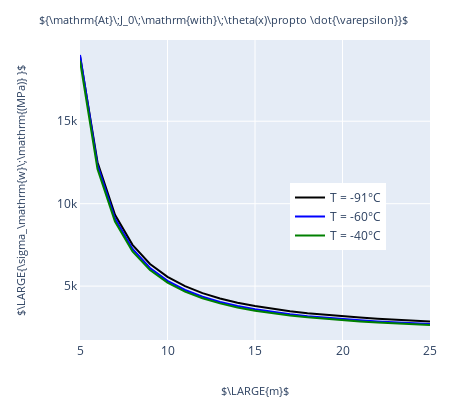

Notebook code for this chart:
### Code cell
# plot

# lambda_vals = [1000, 1.4, 0.4, 0.1]
my_cols = ['black', 'blue', 'green', 'red']

data = []
lines = ['solid','dash', 'dot', '5, 10, 2, 2']

title = r'${\mathrm{At}\;J_0\;\mathrm{with}\;\theta(x)\propto \dot{\varepsilon}}$'
ylab = r'$\LARGE{\sigma_\mathrm{w}\;\mathrm{(MPa)} }$'

for ri, sw_r in enumerate(glob_sw_all_corr):
#     if ri != 0:
        x_plot = []
        y_plot = []
        for mi, sw in enumerate(sw_r):
            x_plot.append(m_vals[mi])
            y_plot.append(sw[gdata_all[ri]['j0_idx'] - np.array(skipped_lines_all[ri])] )
        y_plot_upper = list(1.12 * np.array(y_plot))
        y_plot_lower = list(0.88 * np.array(y_plot))
        y_plot_lower = y_plot_lower[::-1]
        data.append({
                'x': x_plot,
                'y': y_plot,
                'name': r'T = ' + str(temps[ri]) + r'°C',
                'line': {'dash': lines[0], 'color': my_cols[ri], 'width': 2},
                 'mode': 'lines',
            })     

layout = {
    'width': 450,
    'height': 420,
    'xaxis': {
#         'range': [-0.1, 1.1],
        'zeroline': False,
        'showline': True,
        'mirror': 'all',
#         'title': r'$m$',
        'titlefont':{'size': 13}
    },
    'yaxis': {
        'zeroline': False,
        'showline': True,
        'mirror': 'all',
#         'title': '$\sigma_\mathrm{w}/\sigma_\mathrm{f} $ ',
        'titlefont':{'size': 13},

    },
    'annotations':[
    {
        'text':  r'$\LARGE{m}$',
        'x': 0.5,
        'y': -0.2,
        'xref': 'paper',
        'yref': 'paper',
        'showarrow': False,
        'font': {'size': 11},
    },
        {
        'text':  ylab,
        'x': -0.2,
        'y': 0.5,
        'xref': 'paper',
        'yref': 'paper',
        'showarrow': False,
        'font': {'size': 11},
        'textangle': -90
    },
        {
        'text':  title,
        'x': 0.41,
        'y': 1.1,
        'xref': 'paper',
        'yref': 'paper',
        'showarrow': False,
        'font': {'size': 11},
    },
    ],
    'legend':{
        'x': 0.6,
        'y': 0.3,
    },
     'margin': {
                'l': 80,
                'r': 20,
                'b': 80,
                't': 40,
#                 'pad': 1
     },

}
layout['xaxis']['range'] = [5, 25]
layout['showlegend'] = True
f = go.FigureWidget(data,layout)
py.iplot(f)
# pio.write_image(f, 'images/fig9.svg',width=450, height=400,)

### Figure 1 — Plotly figure (JSON) as saved in the notebook; plotly's stock layout.template omitted (floating-point values rounded to 4 significant figures)
{"data": [{"line": {"color": "black", "dash": "solid", "width": 2}, "mode": "lines", "name": "T = -91°C", "type": "scatter", "uid": "c4f306ad-c9b1-4fef-9648-aa4d0efc1ef6", "x": [5, 6, 7, 8, 9, 10, 11, 12, 13, 14, 15, 16, 17, 18, 19, 20, 21, 22, 23, 24, 25], "y": [18950.0, 12510.0, 9328.0, 7502.0, 6345.0, 5559.0, 4995.0, 4575.0, 4251.0, 3996.0, 3789.0, 3619.0, 3478.0, 3358.0, 3256.0, 3167.0, 3090.0, 3022.0, 2963.0, 2909.0, 2862.0]}, {"line": {"color": "blue", "dash": "solid", "width": 2}, "mode": "lines", "name": "T = -60°C", "type": "scatter", "uid": "bd2da858-be57-4cf0-bb5f-7c8f03ccecce", "x": [5, 6, 7, 8, 9, 10, 11, 12, 13, 14, 15, 16, 17, 18, 19, 20, 21, 22, 23, 24, 25], "y": [19020.0, 12350.0, 9099.0, 7257.0, 6101.0, 5322.0, 4767.0, 4355.0, 4040.0, 3792.0, 3593.0, 3429.0, 3294.0, 3179.0, 3081.0, 2997.0, 2924.0, 2860.0, 2803.0, 2753.0, 2708.0]}, {"line": {"color": "green", "dash": "solid", "width": 2}, "mode": "lines", "name": "T = -40°C", "type": "scatter", "uid": "ea4f7c96-5c42-4d72-ba72-289bbc6f2027", "x": [5, 6, 7, 8, 9, 10, 11, 12, 13, 14, 15, 16, 17, 18, 19, 20, 21, 22, 23, 24, 25], "y": [18670.0, 12110.0, 8914.0, 7106.0, 5973.0, 5208.0, 4665.0, 4261.0, 3952.0, 3709.0, 3513.0, 3353.0, 3219.0, 3107.0, 3011.0, 2928.0, 2856.0, 2792.0, 2736.0, 2687.0, 2642.0]}], "layout": {"annotations": [{"font": {"size": 11}, "showarrow": false, "text": "$\\LARGE{m}$", "x": 0.5, "xref": "paper", "y": -0.2, "yref": "paper"}, {"font": {"size": 11}, "showarrow": false, "text": "$\\LARGE{\\sigma_\\mathrm{w}\\;\\mathrm{(MPa)} }$", "textangle": -90, "x": -0.2, "xref": "paper", "y": 0.5, "yref": "paper"}, {"font": {"size": 11}, "showarrow": false, "text": "${\\mathrm{At}\\;J_0\\;\\mathrm{with}\\;\\theta(x)\\propto \\dot{\\varepsilon}}$", "x": 0.41, "xref": "paper", "y": 1.1, "yref": "paper"}], "height": 420, "legend": {"x": 0.6, "y": 0.3}, "margin": {"b": 80, "l": 80, "r": 20, "t": 40}, "showlegend": true, "width": 450, "xaxis": {"mirror": "all", "range": [5, 25], "showline": true, "title": {"font": {"size": 13}}, "zeroline": false}, "yaxis": {"mirror": "all", "showline": true, "title": {"font": {"size": 13}}, "zeroline": false}}}
